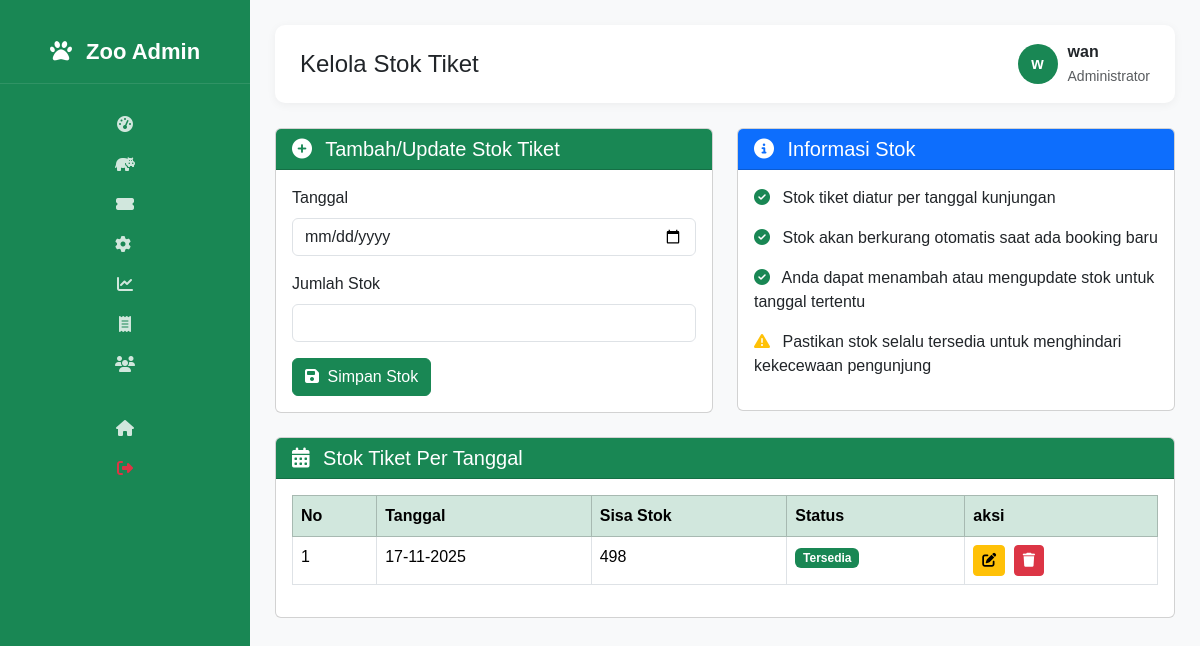
Screenshot of /admin/stok.php (signed in) with the database file from the repository.
### tables this page shows
CREATE TABLE `stok_tiket` (
  `id` int NOT NULL,
  `tanggal` date NOT NULL,
  `sisa_stok` int NOT NULL DEFAULT '500'
);

### admin/stok.php (the view, shortened to what this page needs)
<?php
include "../database/conn.php";
$today = date('Y-m-d');
$conn->query("DELETE FROM stok_tiket WHERE tanggal < '$today'");
$result = $conn->query("SELECT * FROM stok_tiket ORDER BY tanggal ASC");
?>
<!DOCTYPE html>
<html lang="id">
<head>
    <link href="https://cdn.jsdelivr.net/npm/bootstrap@5.3.2/dist/css/bootstrap.min.css" rel="stylesheet">
    <link rel="stylesheet" href="https://cdnjs.cloudflare.com/ajax/libs/font-awesome/6.4.0/css/all.min.css">
</head>
<body>
    <div class="d-flex">
        <?php include 'sidebar.php'; ?>
        <div class="main-content">
            <div class="header">
                <h4 class="mb-0">Kelola Stok Tiket</h4>
                <div class="user-info">
                    <div class="avatar">
                        <?= substr($_SESSION['nama'], 0, 1) ?>
                    </div>
                    <div>
                        <p class="mb-0 fw-bold"><?= $_SESSION['nama'] ?></p>
                        <small class="text-muted">Administrator</small>
                    </div>
                </div>
            </div>
            <div class="row mb-4">
                <div class="col-md-6">
                    <div class="card">
                        <div class="card-header bg-success text-white">
                            <h5 class="mb-0"><i class="fas fa-plus-circle me-2"></i> Tambah/Update Stok Tiket</h5>
                        </div>
                        <div class="card-body">
                            <form method="post" action="">
                                <?php
                                $min_date = date('Y-m-d');
                                $max_date = date('Y-m-d', strtotime('+1 year'));
                                ?>
                                <div class="mb-3">
                                    <label for="tanggal" class="form-label">Tanggal</label>
                                    <input type="date"
                                        class="form-control"
                                        id="tanggal"
                                        name="tanggal"
                                        required
                                        min="<?= $min_date ?>"
                                        max="<?= $max_date ?>">
                                </div>
                                <div class="mb-3">
                                    <label for="jumlah_stok" class="form-label">Jumlah Stok</label>
                                    <input type="number" class="form-control" id="jumlah_stok" name="jumlah_stok" min="0" required>
                                </div>
                                <button type="submit" name="tambah_stok" class="btn btn-success">
                                    <i class="fas fa-save me-1"></i> Simpan Stok
                                </button>
                            </form>
                        </div>
                    </div>
                </div>
                <div class="col-md-6">
                    <div class="card">
                        <div class="card-header bg-primary text-white">
                            <h5 class="mb-0"><i class="fas fa-info-circle me-2"></i> Informasi Stok</h5>
                        </div>
                        <div class="card-body">
                            <p>
                                <i class="fas fa-check-circle text-success me-2"></i>
                                Stok tiket diatur per tanggal kunjungan
                            </p>
                            <p>
                                <i class="fas fa-check-circle text-success me-2"></i>
                                Stok akan berkurang otomatis saat ada booking baru
                            </p>
                            <p>
                                <i class="fas fa-check-circle text-success me-2"></i>
                                Anda dapat menambah atau mengupdate stok untuk tanggal tertentu
                            </p>
                            <p>
                                <i class="fas fa-exclamation-triangle text-warning me-2"></i>
                                Pastikan stok selalu tersedia untuk menghindari kekecewaan pengunjung
                            </p>
                        </div>
                    </div>
                </div>
            </div>
            <div class="card">
                <div class="card-header bg-success text-white">
                    <h5 class="mb-0"><i class="fas fa-calendar-alt me-2"></i> Stok Tiket Per Tanggal</h5>
                </div>
                <div class="card-body">
                    <div class="table-responsive">
                        <table class="table table-bordered table-hover">
                            <thead class="table-success">
                                <tr>
                                    <th>No</th>
                                    <th>Tanggal</th>
                                    <th>Sisa Stok</th>
                                    <th>Status</th>
                                    <th>aksi</th>
                                </tr>
                            </thead>
                            <tbody>
                                <?php
                                if ($result->num_rows > 0) {
                                    $no = 1;
                                    while ($row = $result->fetch_assoc()) {
                                        if ($row['sisa_stok'] > 100) {
                                            $status = '<span class="badge bg-success">Tersedia</span>';
                                        } elseif ($row['sisa_stok'] > 0) {
                                            $status = '<span class="badge bg-warning">Terbatas</span>';
                                        } else {
                                            $status = '<span class="badge bg-danger">Habis</span>';
                                        }
                                        $modalId = 'editModal_' . $no;
                                        $tglDisplay = date('d-m-Y', strtotime($row['tanggal']));
                                        echo "<tr>
        <td>{$no}</td>
        <td>{$tglDisplay}</td>
        <td>{$row['sisa_stok']}</td>
        <td>{$status}</td>
        <td>
          <button type='button' class='btn btn-sm btn-warning me-1' data-bs-toggle='modal' data-bs-target='#{$modalId}'>
            <i class='fas fa-edit'></i>
          </button>
          <form method='post' action='' style='display:inline;'>
            <input type='hidden' name='hapus_tanggal' value='{$row['tanggal']}'>
            <button type='submit' class='btn btn-sm btn-danger' onclick=\"return confirm('Yakin ingin menghapus stok tanggal ini?')\">
              <i class='fas fa-trash'></i>
            </button>
          </form>
          <div class='modal fade' id='{$modalId}' tabindex='-1' aria-labelledby='{$modalId}Label' aria-hidden='true'>
            <div class='modal-dialog'>
              <div class='modal-content'>
                <div class='modal-header'>
                  <h5 class='modal-title' id='{$modalId}Label'>Edit Stok Tanggal {$tglDisplay}</h5>
                  <button type='button' class='btn-close' data-bs-dismiss='modal' aria-label='Close'></button>
                </div>
                <form method='post' action=''>
                  <div class='modal-body'>
                    <input type='hidden' name='edit_tanggal' value='{$row['tanggal']}'>
                    <div class='mb-3'>
                      <label class='form-label'>Tanggal</label>
                      <input type='text' class='form-control' value='{$tglDisplay}' readonly>
                    </div>
                    <div class='mb-3'>
                      <label for='jumlah_stok_{$no}' class='form-label'>Jumlah Stok</label>
                      <input type='number' class='form-control' id='jumlah_stok_{$no}' name='jumlah_stok' min='0' value='{$row['sisa_stok']}' required>
                    </div>
                  </div>
                  <div class='modal-footer'>
                    <button type='button' class='btn btn-secondary' data-bs-dismiss='modal'>Batal</button>
                    <button type='submit' name='edit_stok' class='btn btn-primary'>Simpan</button>
                  </div>
                </form>
              </div>
            </div>
          </div>
        </td>
      </tr>";
                                    $no++;
                                }
                            } else {
                                echo "<tr><td colspan='4' class='text-center text-muted'>Belum ada data stok</td></tr>";
                            }
                            ?>
                        </tbody>
                        </table>
                    </div>
                </div>
            </div>
        </div>
    </div>
</body>
</html>

### admin/stok.php (style rules this page uses)
:root { --primary-color: #198754; --secondary-color: #0d6efd; --accent-color: #ffc107; --sidebar-width: 250px; }
body { font-family: 'Poppins', sans-serif; background-color: #f8f9fa; overflow-x: hidden; }
.main-content { margin-left: var(--sidebar-width); padding: 25px; width: calc(100% - var(--sidebar-width)); transition: all 0.3s; min-height: 100vh; }
.header { background: white; padding: 15px 25px; border-radius: 10px; box-shadow: 0 2px 10px rgba(0, 0, 0, 0.05); margin-bottom: 25px; display: flex; justify-content: space-between; align-items: center; }
.user-info { display: flex; align-items: center; gap: 10px; }
.user-info .avatar { width: 40px; height: 40px; border-radius: 50%; background: var(--primary-color); color: white; display: flex; align-items: center; justify-content: center; font-weight: 600; }

### rows the page displays
stok_tiket: tanggal "17-11-2025", sisa_stok "498", shows "Tersedia"

### other values shown
substr($_SESSION['nama'], 0, 1) "w"
$_SESSION['nama'] "wan"
